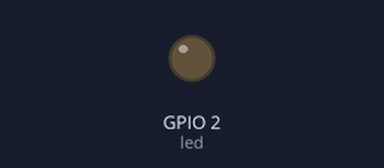
Recording of a sketch running on a simulated ESP8266 (NodeMCU). On the bench: output pins drawn as LEDs (lit = HIGH). WiFi joins after 1.5 s; servers stay silent unless stated; what the sketch prints to the serial monitor is not drawn.

Above: at 0.1 s.
At 1.6 s:
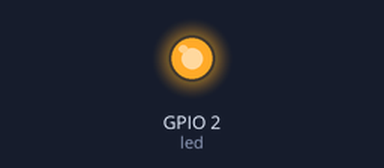
Timing chart, 0 to 3.1 s (numbered marks = the images above):
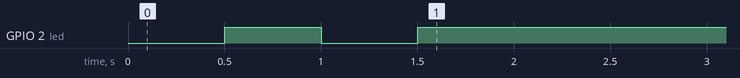

The sketch:

UDP_Client.ino
```cpp
#include <ESP8266WiFi.h>
#include <WiFiUdp.h>

const char *ssid = "ESP32";
const char *pass = "";
#define led 2
bool state;
unsigned int localPort = 2000; // local port to listen for UDP packets

//IPAddress ServerIP(192,168,4,1);
IPAddress ClientIP(192, 168, 4, 2);

// A UDP instance to let us send and receive packets over UDP
WiFiUDP udp;

char packetBuffer[9];   //Where we get the UDP data
//=======================================================================
//                Setup
//=======================================================================
void setup()
{
  Serial.begin(9600);
  Serial.println();
  pinMode(led, OUTPUT);
  WiFi.mode(WIFI_STA);
  WiFi.begin(ssid, pass);   //Connect to access point

  Serial.println("");

  // Wait for connection
  while (WiFi.status() != WL_CONNECTED) {
    state = ! state;
    delay(500);
    digitalWrite(led, state);
    Serial.print(".");
  }
  Serial.println("");
  Serial.print("Connected to ");
  Serial.println(ssid);
  Serial.print("IP address: ");
  Serial.println(WiFi.localIP());


  //Start UDP
  Serial.println("Starting UDP");
  udp.begin(localPort);
  Serial.print("Local port: ");
  Serial.println(udp.localPort());
}
//======================================================================
//                MAIN LOOP
//======================================================================
void loop()
{
  int cb = udp.parsePacket();
  if (!cb)
  {
    //If serial data is recived send it to UDP
    if (Serial.available() > 0)
    {
      udp.beginPacket(ClientIP, 2000);
      //Send UDP requests are to port 2000

      char a[1];
      a[0] = char(Serial.read()); //Serial Byte Read
      udp.write(a, 1); //Send one byte to ESP8266
      udp.endPacket();
    }
  }
  else {
    // We've received a UDP packet, send it to serial
    udp.read(packetBuffer, 1); // read the packet into the buffer, we are reading only one byte
    Serial.print(packetBuffer);
    if(packetBuffer == "1")
    {
      digitalWrite(led,HIGH);
    }
    else if(packetBuffer == "0")
    {
      digitalWrite(led,LOW);
    }
    delay(20);
  }
}
```
